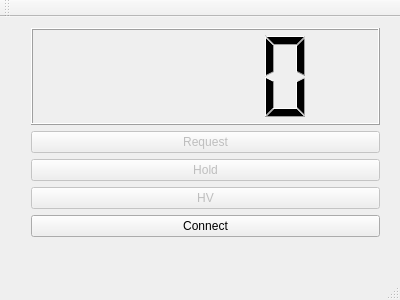
<?xml version="1.0" encoding="UTF-8"?>
<ui version="4.0">
 <class>MainWindow</class>
 <widget class="QMainWindow" name="MainWindow">
  <property name="geometry">
   <rect>
    <x>0</x>
    <y>0</y>
    <width>400</width>
    <height>300</height>
   </rect>
  </property>
  <property name="windowTitle">
   <string>MainWindow</string>
  </property>
  <widget class="QWidget" name="centralWidget">
   <widget class="QWidget" name="verticalLayoutWidget">
    <property name="geometry">
     <rect>
      <x>20</x>
      <y>0</y>
      <width>371</width>
      <height>231</height>
     </rect>
    </property>
    <layout class="QVBoxLayout" name="verticalLayout">
     <item>
      <widget class="QLCDNumber" name="lcdNumber">
       <property name="smallDecimalPoint">
        <bool>true</bool>
       </property>
       <property name="digitCount">
        <number>4</number>
       </property>
       <property name="segmentStyle">
        <enum>QLCDNumber::Filled</enum>
       </property>
      </widget>
     </item>
     <item>
      <widget class="QPushButton" name="pushButton_request">
       <property name="enabled">
        <bool>false</bool>
       </property>
       <property name="text">
        <string>Request</string>
       </property>
      </widget>
     </item>
     <item>
      <widget class="QPushButton" name="pushButton_Hold">
       <property name="enabled">
        <bool>false</bool>
       </property>
       <property name="text">
        <string>Hold</string>
       </property>
      </widget>
     </item>
     <item>
      <widget class="QPushButton" name="pushButton_hv">
       <property name="enabled">
        <bool>false</bool>
       </property>
       <property name="text">
        <string>HV</string>
       </property>
      </widget>
     </item>
     <item>
      <widget class="QPushButton" name="pushButton_connect">
       <property name="text">
        <string>Connect</string>
       </property>
      </widget>
     </item>
    </layout>
   </widget>
  </widget>
  <widget class="QMenuBar" name="menuBar">
   <property name="geometry">
    <rect>
     <x>0</x>
     <y>0</y>
     <width>400</width>
     <height>23</height>
    </rect>
   </property>
  </widget>
  <widget class="QToolBar" name="mainToolBar">
   <attribute name="toolBarArea">
    <enum>TopToolBarArea</enum>
   </attribute>
   <attribute name="toolBarBreak">
    <bool>false</bool>
   </attribute>
  </widget>
  <widget class="QStatusBar" name="statusBar"/>
 </widget>
 <layoutdefault spacing="6" margin="11"/>
 <resources/>
 <connections/>
</ui>
